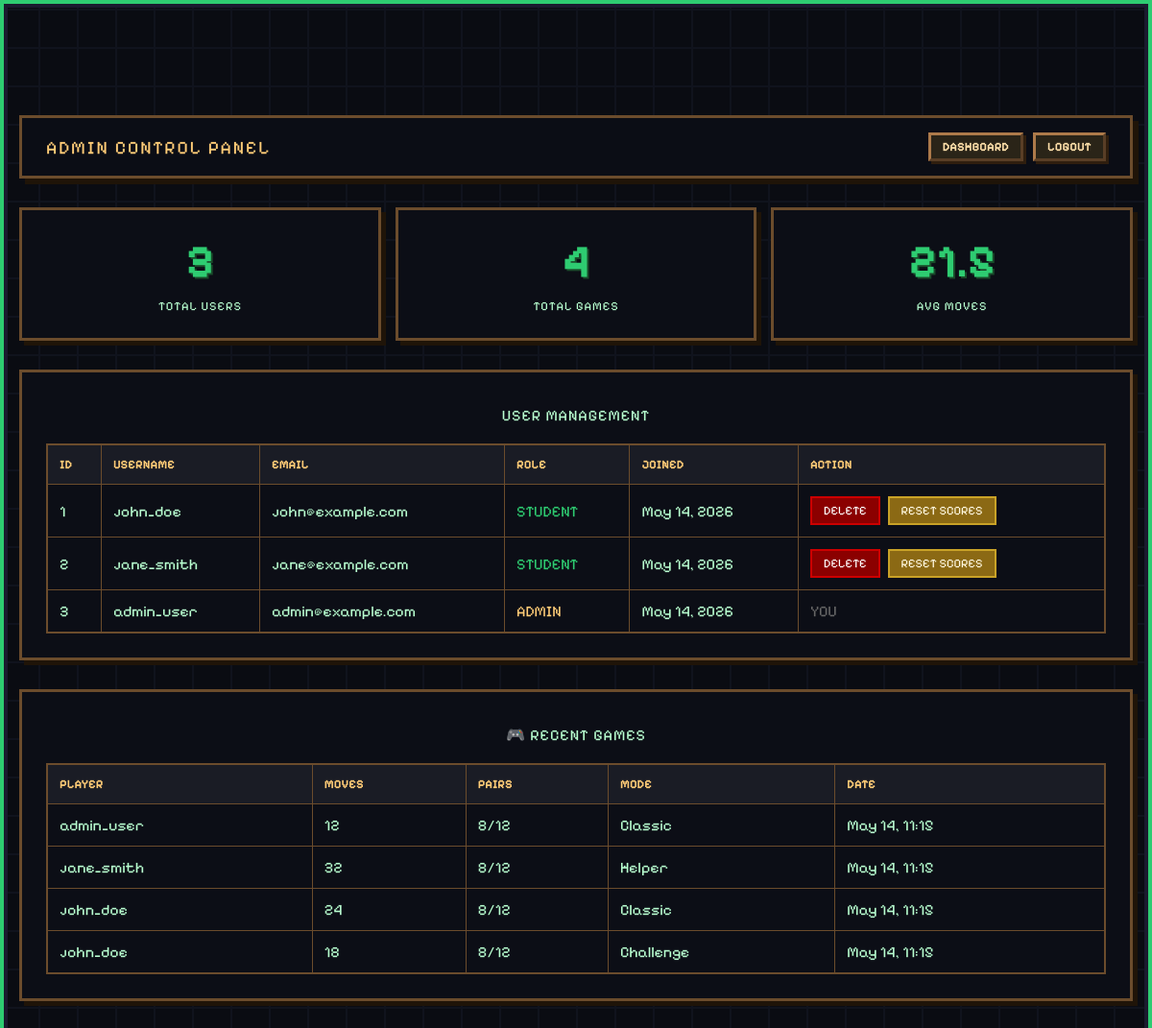
The app's page /pages/admin.php (signed in) with its own data.
### tables this page shows
CREATE TABLE IF NOT EXISTS users (
    id INT PRIMARY KEY AUTO_INCREMENT,
    username VARCHAR(50) UNIQUE NOT NULL,
    email VARCHAR(100) UNIQUE NOT NULL,
    password_hash VARCHAR(255) NOT NULL,
    role ENUM('student', 'admin') DEFAULT 'student',
    created_at TIMESTAMP DEFAULT CURRENT_TIMESTAMP
);

CREATE TABLE IF NOT EXISTS game_scores (
    id INT PRIMARY KEY AUTO_INCREMENT,
    user_id INT NOT NULL,
    moves INT NOT NULL,
    matched_pairs INT NOT NULL,
    game_mode VARCHAR(20) NOT NULL,
    played_at TIMESTAMP DEFAULT CURRENT_TIMESTAMP,
    FOREIGN KEY (user_id) REFERENCES users(id) ON DELETE CASCADE
);

### includes/classes/Database.php (called while the page is built, shortened)
<?php
class Database {
    private static $instance = null;
    private $pdo;
    private function __construct() {
        try {
            $this->pdo = new PDO(
                "mysql:host=localhost;dbname=memory_game_db;charset=utf8mb4",
                "root",
                "",
                [
                    PDO::ATTR_ERRMODE => PDO::ERRMODE_EXCEPTION,
                    PDO::ATTR_DEFAULT_FETCH_MODE => PDO::FETCH_ASSOC,
                    PDO::ATTR_EMULATE_PREPARES => false
                ]
            );
        } catch(PDOException $e) {
            die("Database Connection Failed");
        }
    }
    public static function getInstance() {
        if (self::$instance === null) {
            self::$instance = new Database();
        }
        return self::$instance;
    }
    public function getConnection() {
        return $this->pdo;
    }
}
?>

### includes/classes/User.php (called while the page is built, shortened)
<?php
require_once __DIR__ . '/Database.php';
class User {
    private $pdo;
    public function __construct() {
        $this->db = Database::getInstance();
        $this->pdo = $this->db->getConnection();
    }
    public function getUserId() {
        return $_SESSION['user_id'] ?? null;
    }
    public function getAllUsers() {
        $stmt = $this->pdo->query("SELECT * FROM users ORDER BY created_at DESC");
        return $stmt->fetchAll();
    }
}
?>

### includes/functions.php (called while the page is built, shortened)
<?php
function e($string) {
    return htmlspecialchars($string, ENT_QUOTES, 'UTF-8');
}
?>

### includes/classes/Game.php (called while the page is built, shortened)
<?php
require_once __DIR__ . '/Database.php';
class Game {
    private $pdo;
    public function __construct() {
        $this->db = Database::getInstance();
        $this->pdo = $this->db->getConnection();
    }
    public function getAllScores($limit = 30) {
        $stmt = $this->pdo->prepare("
            SELECT u.username, u.id as user_id, gs.*
            FROM game_scores gs
            JOIN users u ON gs.user_id = u.id
            ORDER BY gs.played_at DESC
            LIMIT ?
        ");
        $stmt->execute([$limit]);
        return $stmt->fetchAll();
    }
    public function getTotalGames() {
        $stmt = $this->pdo->query("SELECT COUNT(*) as total FROM game_scores");
        $result = $stmt->fetch();
        return $result['total'] ?? 0;
    }
    public function getAverageMoves() {
        $stmt = $this->pdo->query("SELECT AVG(moves) as avg FROM game_scores");
        $result = $stmt->fetch();
        return round($result['avg'] ?? 0, 1);
    }
}
?>

### includes/csrf.php (called while the page is built, shortened)
<?php
function generateCSRFToken() {
    return $_SESSION['csrf_token'];
}
?>

### pages/admin.php (the view, shortened to what this page needs)
<?php
require_once '../includes/config.php';
require_once '../includes/classes/User.php';
require_once '../includes/classes/Game.php';
$user = new User();
$game = new Game();
$users = $user->getAllUsers();
$scores = $game->getAllScores(30);
$totalUsers = count($users);
$totalGames = $game->getTotalGames();
$avgMoves = $game->getAverageMoves();
$csrf_token = generateCSRFToken();
?>
<!DOCTYPE html>
<html lang="en">
<head>
    <link rel="stylesheet" href="../assets/css/style.css">
</head>
<body>
    <div class="dashboard-container">
        <div class="pixel-header">
            <div class="pixel-welcome"> ADMIN CONTROL PANEL</div>
            <div class="flex">
                <a href="dashboard.php"><button class="reset-btn"> DASHBOARD</button></a>
                <a href="../actions/logout.php"><button class="reset-btn"> LOGOUT</button></a>
            </div>
        </div>
        <div class="admin-stats">
            <div class="pixel-stat"><div class="pixel-stat-value"><?php echo e($totalUsers); ?></div><div class="pixel-stat-label">TOTAL USERS</div></div>
            <div class="pixel-stat"><div class="pixel-stat-value"><?php echo e($totalGames); ?></div><div class="pixel-stat-label">TOTAL GAMES</div></div>
            <div class="pixel-stat"><div class="pixel-stat-value"><?php echo e($avgMoves); ?></div><div class="pixel-stat-label">AVG MOVES</div></div>
        </div>
        <div class="pixel-stat">
            <div class="pixel-stat-label" style="font-size: 1rem;"> USER MANAGEMENT</div>
            <table class="pixel-table">
                <thead>
                    <tr><th>ID</th><th>USERNAME</th><th>EMAIL</th><th>ROLE</th><th>JOINED</th><th>ACTION</th></tr>
                </thead>
                <tbody>
                    <?php foreach($users as $u): ?>
                    <tr>
                        <td><?php echo e($u['id']); ?></td>
                        <td><?php echo e($u['username']); ?></td>
                        <td><?php echo e($u['email']); ?></td>
                        <td><span style="color: <?php echo $u['role'] === 'admin' ? '#ffcc77' : '#2ecc71'; ?>"><?php echo e(strtoupper($u['role'])); ?></span></td>
                        <td><?php echo e(date('M d, Y', strtotime($u['created_at']))); ?></td>
                        <td>
                            <?php if($u['id'] != $user->getUserId()): ?>
                                <span class="admin-user-actions">
                                    <a href="?delete=<?php echo e($u['id']); ?>&csrf_token=<?php echo e($csrf_token); ?>"
                                       onclick="return confirm('Delete <?php echo e($u['username']); ?>?')"
                                       class="delete-btn">DELETE</a>
                                    <a href="?reset_scores=<?php echo e($u['id']); ?>&csrf_token=<?php echo e($csrf_token); ?>"
                                       onclick="return confirm('Reset all saved scores for <?php echo e($u['username']); ?>? This cannot be undone.')"
                                       class="reset-scores-btn">RESET SCORES</a>
                                </span>
                            <?php else: ?>
                                <span style="color:#666;">YOU</span>
                            <?php endif; ?>
                        </td>
                    </tr>
                    <?php endforeach; ?>
                </tbody>
            </table>
        </div>
        <div class="pixel-stat" style="margin-top: 30px;">
            <div class="pixel-stat-label" style="font-size: 1rem;">🎮 RECENT GAMES</div>
            <table class="pixel-table">
                <thead>
                    <tr><th>PLAYER</th><th>MOVES</th><th>PAIRS</th><th>MODE</th><th>DATE</th></tr>
                </thead>
                <tbody>
                    <?php foreach($scores as $score): ?>
                    <tr>
                        <td><?php echo e($score['username']); ?></td>
                        <td><?php echo e($score['moves']); ?></td>
                        <td><?php echo e($score['matched_pairs']); ?>/12</td>
                        <td><?php echo e(ucfirst($score['game_mode'])); ?></td>
                        <td><?php echo e(date('M d, H:i', strtotime($score['played_at']))); ?></td>
                    </tr>
                    <?php endforeach; ?>
                </tbody>
            </table>
        </div>
    </div>
    <div class="pixel-corners"></div>
</body>
</html>

### assets/css/style.css (style rules this page uses)
* { padding: 0; margin: 0; box-sizing: border-box; image-rendering: crisp-edges; image-rendering: pixelated; }
body { min-height: 100vh; color: white; font-family: 'Pixelify Sans', 'Courier New', 'VT323', monospace; font-weight: 400; position: relative; overflow-x: hidden; }
.pixel-corners { position: fixed; top: 0; left: 0; right: 0; bottom: 0; pointer-events: none; box-shadow: inset 0 0 0 4px #2ecc71, inset 0 0 0 8px #1a1a2e; z-index: 999; }
.dashboard-container { max-width: 1200px; margin: 100px auto 40px; padding: 20px; }
.pixel-header { display: flex; justify-content: space-between; align-items: center; background: #0c0e16ee; backdrop-filter: blur(4px); border: 3px solid #6b4c2c; padding: 15px 25px; margin-bottom: 30px; flex-wrap: wrap; gap: 15px; box-shadow: 6px 6px 0 #1f1408; }
.pixel-welcome { font-family: 'Pixelify Sans', 'Courier New', monospace; color: #ffcc77; font-size: 1.2rem; text-transform: uppercase; letter-spacing: 2px; }
.pixel-stat { background: #0c0e16; border: 3px solid #6b4c2c; padding: 25px; text-align: center; box-shadow: 5px 5px 0 #1f1408; transition: transform 0.2s; }
.pixel-stat-value { font-size: 3rem; font-family: 'Pixelify Sans', 'Courier New', monospace; color: #2ecc71; font-weight: bold; text-shadow: 2px 2px 0 #1a4a2a; }
.pixel-stat-label { font-family: 'Pixelify Sans', 'Courier New', monospace; color: #b8ffd0; margin-top: 10px; font-size: 0.8rem; text-transform: uppercase; letter-spacing: 1px; }
.pixel-table { width: 100%; background: #0c0e16; border-collapse: collapse; margin-top: 20px; border: 2px solid #6b4c2c; }
.pixel-table th, .pixel-table td { border: 1px solid #6b4c2c; padding: 12px; text-align: left; color: #b8ffd0; font-family: 'Pixelify Sans', 'Courier New', monospace; }
.pixel-table th { background: #1a1c25; color: #ffcc77; text-transform: uppercase; font-size: 0.8rem; }
.admin-stats { display: grid; grid-template-columns: repeat(auto-fit, minmax(180px, 1fr)); gap: 15px; margin-bottom: 30px; }
.admin-user-actions { display: inline-flex; flex-wrap: wrap; align-items: center; gap: 8px; }
.reset-scores-btn { background: #8b6914; color: #fff8e0; padding: 5px 12px; text-decoration: none; border: 2px solid #c9a227; font-family: 'Pixelify Sans', 'Courier New', monospace; font-size: 0.8rem; cursor: pointer; }
.delete-btn { background: #8b0000; color: white; padding: 5px 12px; text-decoration: none; border: 2px solid #cc0000; font-family: 'Pixelify Sans', 'Courier New', monospace; font-size: 0.8rem; cursor: pointer; }
.reset-btn { background: #2a2418; border: 3px outset #ad7a4a; color: #ffe0aa; font-family: 'Pixelify Sans', 'Courier New', monospace; font-size: 0.8rem; font-weight: bold; padding: 4px 12px; cursor: pointer; text-transform: uppercase; box-shadow: 3px 3px 0 #2f1e0e; text-decoration: none; display: inline-block; }
.flex { display: flex; gap: 10px; }

### records on screen
users: id "1", username "john_doe", email "john@example.com", role "STUDENT", created_at "May 14, 2026"
users: id "2", username "jane_smith", email "jane@example.com", role "STUDENT", created_at "May 14, 2026"
users: id "3", username "admin_user", email "admin@example.com", role "ADMIN", created_at "May 14, 2026", shows "YOU"
game_scores: user.username "admin_user", moves "12", matched_pairs "8", game_mode "Classic", played_at "May 14, 11:15"
game_scores: user.username "jane_smith", moves "32", matched_pairs "8", game_mode "Helper", played_at "May 14, 11:15"
game_scores: user.username "john_doe", moves "24", matched_pairs "8", game_mode "Classic", played_at "May 14, 11:15"
game_scores: user.username "john_doe", moves "18", matched_pairs "8", game_mode "Challenge", played_at "May 14, 11:15"

### other values on screen
$totalUsers "3"
$totalGames "4"
$avgMoves "21.5"
